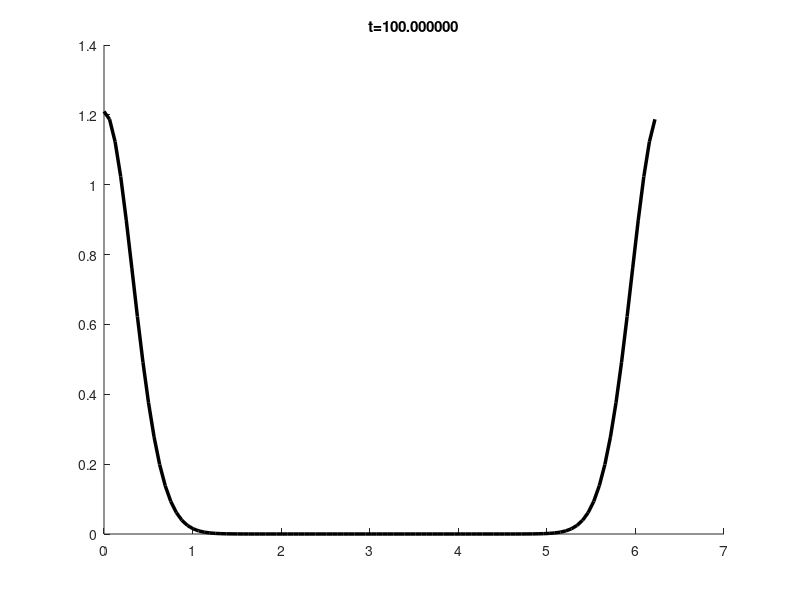

Reproduce this figure in MATLAB. (Note: this script raises an error after producing the figure.)
function [] = ErrorConvergenceForStationaryPhaseSynchronization3D

    clc;
    clearvars;
    
    n = 40; dx = 1 / n;
    m = 40; dy = 1 / m;
    dt_recip = 1; dt = 1 / dt_recip;
    t_0 = 100; 
    t_1 = t_0;
    folder = '/Users/nikita/Documents/Projects/spc2/spc2FiniteVolumeMethods/TestCaseStationaryPhaseSynchronization3D/';
    size_of_float = 8;
    
    %% Show exact solution
    
    l = 100; dphi = 2 * pi / l;
    exact_density = zeros(l, 1);
    for k = 0 : l - 1
        exact_density(k + 1, 1) = ExactSolution(k * dphi, t_0);
    end % k
    figure(1); hold on;
    plot(0 : dphi : (l - 1) * dphi, exact_density, 'LineWidth', 2.5, 'Color', [0 0 0]);
    title(sprintf('t=%f', t_0));
    drawnow;
    
    %% Quantify errors
    
    % num_cells l_1 l_2 l_\infty
    errors = dlmread(strcat(folder, 'error_convergence.txt'));
%     errors = errors(1 : end - 1, :);
    dxs = 1 ./ errors(:, 1);
    dys = 1 ./ errors(:, 2);
    dphis = 2 * pi ./ errors(:, 3);
    
    figure(2);
%     h_l1 = plot(dphis, errors(:, 2), '-*', 'LineWidth', 2.5); hold on;
%     h_l2 = plot(dphis, errors(:, 3), '-*', 'LineWidth', 2.5);
%     h_linf = plot(dphis, errors(:, 4), '-*', 'LineWidth', 2.5);
    h_l1 = loglog(dphis, errors(:, 4), '-*', 'LineWidth', 2.5); hold on;
    h_l2 = loglog(dphis, errors(:, 5), '-*', 'LineWidth', 2.5);
    h_linf = loglog(dphis, errors(:, 6), '-*', 'LineWidth', 2.5);
    x = linspace(dphis(end, 1), dphis(1, 1));
%     loglog(x, x, '--k', 'LineWidth', 2.5);
    loglog(x, 10^(-0.1) * x .^ 2, '--k', 'LineWidth', 2.5);
%     loglog(x, 10^(2) * x .^ 4, '--k', 'LineWidth', 2.5);
	xlim([0.01 0.22]);
    ylim([10^(-6) 10^(-1)]);
    legend([h_l1 h_l2 h_linf], {'L^1 error', 'L^2 error', 'L^\infty error'}, 'interpreter', 'tex', 'location', 'southeast');
    grid on;
    box on;
    
%     xticks([10^(-2), 10^(-1)]);
%     yticks([10^(-6), 10^(-4), 10^(-2)]);
    set(gca,...
        'Units', 'normalized',...
        'FontUnits', 'points',...
        'FontWeight', 'normal',...
        'FontSize', 30,...
        'FontName', 'Helvetica',...
        'linew', 1);
    
    error_substr = '<';
    for d = 1 : size(errors, 1) - 1
        error_substr = strcat(error_substr, '%f,');
    end % i
    error_substr = strcat(error_substr, '>');
    sprintf(strcat('L1: ', error_substr, ' |= %f'), diff(log(errors(:, 4))) ./ diff(log(dphis)),...
        (log(errors(end, 4)) - log(errors(1, 4))) / (log(dphis(end, 1)) - log(dphis(1, 1))))
    sprintf(strcat('L2: ', error_substr, ' |= %f'), diff(log(errors(:, 5))) ./ diff(log(dphis)),...
        (log(errors(end, 5)) - log(errors(1, 5))) / (log(dphis(end, 1)) - log(dphis(1, 1))))
    sprintf(strcat('L\\infty: ', error_substr, ' |= %f'), diff(log(errors(:, 6))) ./ diff(log(dphis)),...
        (log(errors(end, 6)) - log(errors(1, 6))) / (log(dphis(end, 1)) - log(dphis(1, 1))))
    
end

%%
function [f] = ExactSolution(x, t)

    coupling_strength = 1.0;
    order_parameter = 0.94554218642329801;
    diffusion = 0.1;
    x_0 = 0.0;
    gamma = coupling_strength * order_parameter / diffusion;
    f = exp(gamma * cos(x - x_0)) / (2.0 * pi * besseli(0, gamma));

end